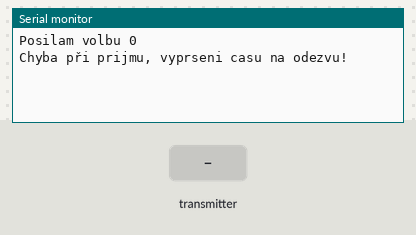
Simulated run of this sketch. Board: Arduino Uno, built with avr-gcc and run on an emulated ATmega328P. Shown: the last lines printed to the serial monitor. Inputs (shaded band) come from the test bench. No radio packets arrive unless stated.

Above: at 1.2 s.
1.3 s: the transmitter starts sending prijataData = 0
At 2.1 s:
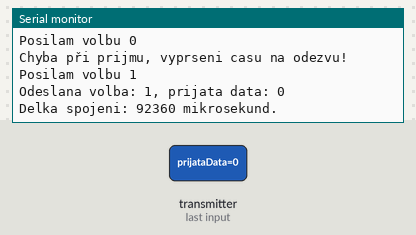
2.8 s: the transmitter starts sending prijataData = 256
At 4.1 s:
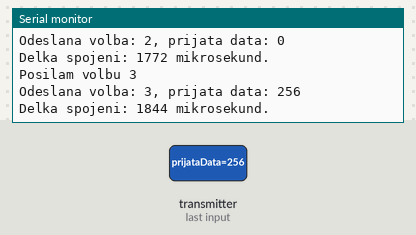
Timing chart, 0 to 5.8 s (numbered marks = the images above; inputs shaded):
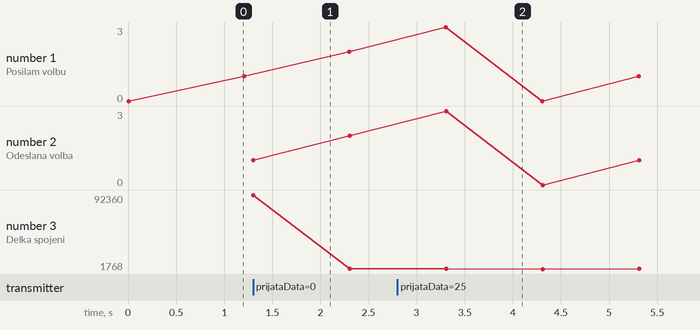

The sketch:

radioNovoTestReceiver.ino
```cpp
// nRF24L01 vysílač

// připojení knihoven
#include <SPI.h>
#include "RF24.h"
// nastavení propojovacích pinů
#define CE 9
#define CS 10
// inicializace nRF s piny CE a CS
RF24 nRF(CE, CS);
// nastavení adres pro přijímač a vysílač,
// musí být nastaveny stejně v obou programech!
byte adresaPrijimac[]= "prijimac00";
byte adresaVysilac[]= "vysilac00";

void setup() {
  // komunikace přes sériovou linku rychlostí 9600 baud
  Serial.begin(115200);
  // zapnutí komunikace nRF modulu
  nRF.begin();
  // nastavení výkonu nRF modulu,
  // možnosti jsou RF24_PA_MIN, RF24_PA_LOW, RF24_PA_HIGH and RF24_PA_MAX,
  // pro HIGH a MAX je nutný externí 3,3V zdroj
  nRF.setPALevel(RF24_PA_LOW);
  // nastavení zapisovacího a čtecího kanálu
  nRF.openWritingPipe(adresaVysilac);
  nRF.openReadingPipe(1,adresaPrijimac);
  // začátek příjmu dat
  nRF.startListening();
}

void loop() {
  // for smyčka pro postupné odeslání
  // hodnot 0 až 3 pro načtení všech dat
  // z přijímače
  for (int i=0; i < 4; i++ ) {
    // ukončení příjmu dat
    nRF.stopListening();
    // vytisknutí aktuální volby po sériové lince
    Serial.print("Posilam volbu ");
    Serial.println(i);
    // uložení startovního času komunikace
    unsigned long casZacatek = micros();
    // odeslání aktuální volby, v případě selhání
    // vytištění chybové hlášky na sériovou linku
    if (!nRF.write( &i, sizeof(i) )){
       Serial.println("Chyba při odeslání!");
    }
    // přepnutí do příjmu dat pro další komunikaci
    nRF.startListening();
    // uložení času začátku čekání
    unsigned long casCekaniOdezvy = micros();
    // proměnná s uložením stavu čekání na odezvu
    // od přijímače - "timeout"
    boolean timeout = false;
    // čekací while smyčka na odezvu od přijímače
    while ( ! nRF.available() ){
      // pokud do 200 000 mikrosekund nepřijde odezva,
      // ukonči čekání a nastav timeout
      if (micros() - casCekaniOdezvy > 200000 ){
          timeout = true;
          break;
      }
    }
    // kontrola stavu timeoutu
    if ( timeout ){
      // v případě vypršení čekací smyčky,
      // vytiskni informaci o chybě spojení
      Serial.println("Chyba při prijmu, vyprseni casu na odezvu!");
    }
    // v opačném případě ulož přijatou zprávu a vypiš ji po sériové lince
    else{
        // proměnná pro uložení přijatých dat
        unsigned long prijataData;
        // příjem dat se zápisem do proměnné prijataData
        nRF.read( &prijataData, sizeof(prijataData) );
        // uložení času konce komunikace
        unsigned long casKonec = micros();
        // výpis dat z komunikace po sériové lince
        // včetně délky trvání spojení
        Serial.print("Odeslana volba: ");
        Serial.print(i);
        Serial.print(", prijata data: ");
        Serial.println(prijataData);
        Serial.print("Delka spojeni: ");
        Serial.print(casKonec - casZacatek);
        Serial.println(" mikrosekund.");
    }
    // pauza 1 sekunda
    delay(1000);
  }
}
```

Measured:
- after the input at 1.3 s, the serial monitor: prints a new line at once (image 1)
- after the input at 2.8 s, the serial monitor: prints a new line after 0.51 s (image 2)
- plotted number 3: 1772 → 1768 after the input at 2.8 s
